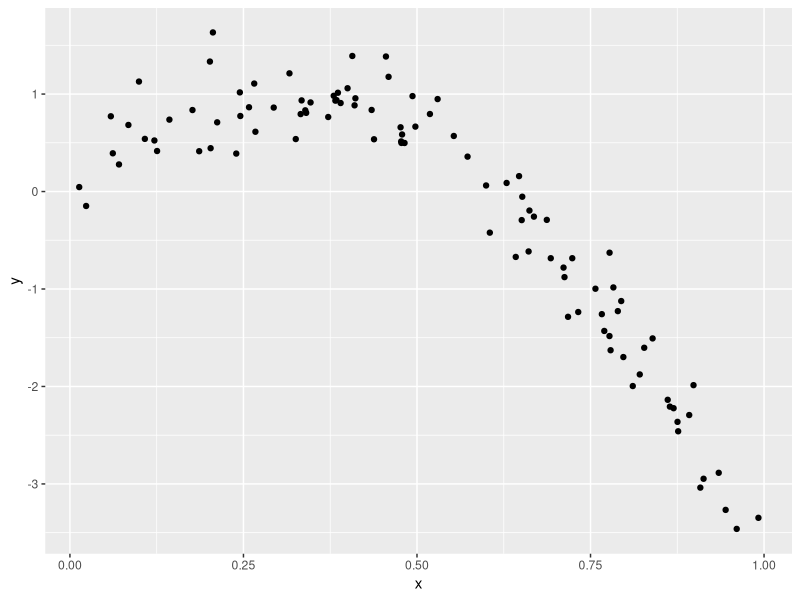
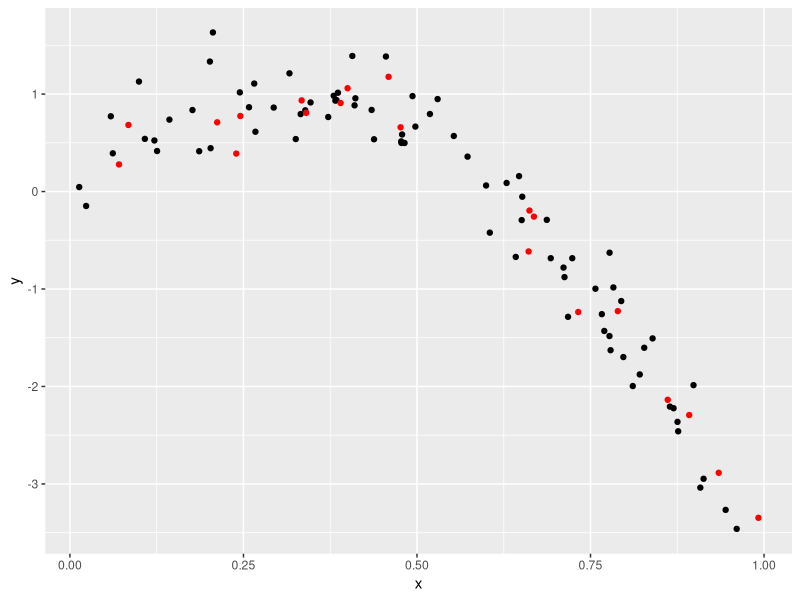
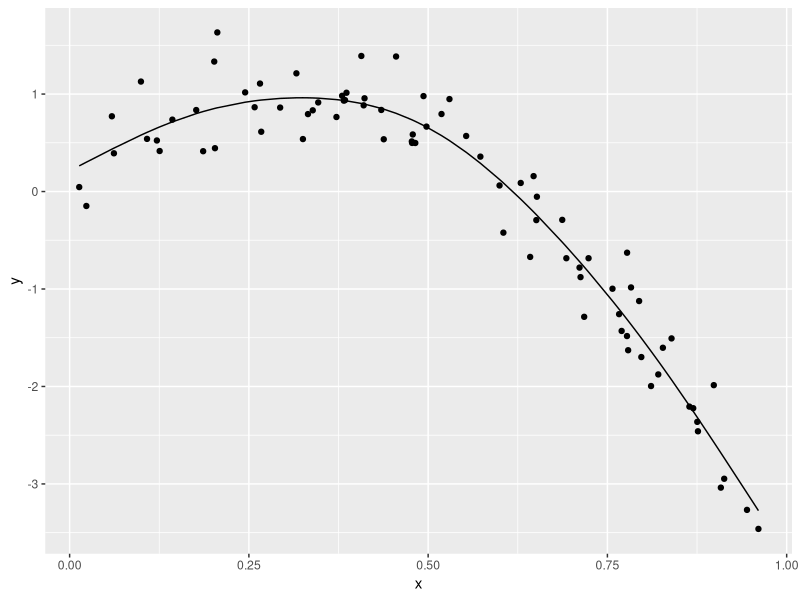
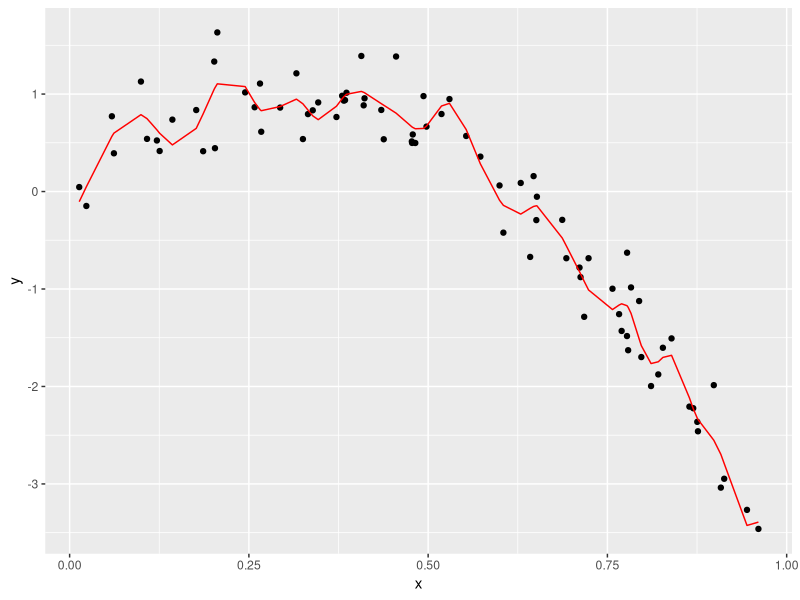

Source code (R) for these figures, in order:
## ---- chunk 1
library(tidyverse)
library(modelr)
library(mgcv)

set.seed(1)
## ---- chunk 2
nonlin_df = 
  tibble(
    id = 1:100,
    x = runif(100, 0, 1),
    y = 1 - 10 * (x - .3) ^ 2 + rnorm(100, 0, .3)
  )

nonlin_df |> 
  ggplot(aes(x = x, y = y)) + 
  geom_point()
## ---- chunk 3
train_df = sample_n(nonlin_df, 80)
test_df = anti_join(nonlin_df, train_df, by = "id")

ggplot(train_df, aes(x = x, y = y)) + 
  geom_point() + 
  geom_point(data = test_df, color = "red")
## ---- chunk 4
linear_model = lm(y ~ x, data = train_df)
smooth_model = mgcv::gam(y ~ s(x), data = train_df)
wiggly_model = mgcv::gam(y ~ s(x, k = 30), sp = 10e-6, data = train_df)
## ---- chunk 5
train_df |> 
  modelr::add_predictions(smooth_model) |> 
  ggplot(aes(x = x, y = y)) + 
  geom_point() + 
  geom_line(aes(y = pred))
## ---- chunk 6
train_df |> 
  modelr::add_predictions(wiggly_model) |> 
  ggplot(aes(x = x, y = y)) + geom_point() + 
  geom_line(aes(y = pred), color = "red")
## ---- chunk 7
rmse(linear_model, train_df)
rmse(smooth_model, train_df)
rmse(wiggly_model, train_df)
## ---- chunk 8
rmse(linear_model, test_df)
rmse(smooth_model, test_df)
rmse(wiggly_model, test_df)
